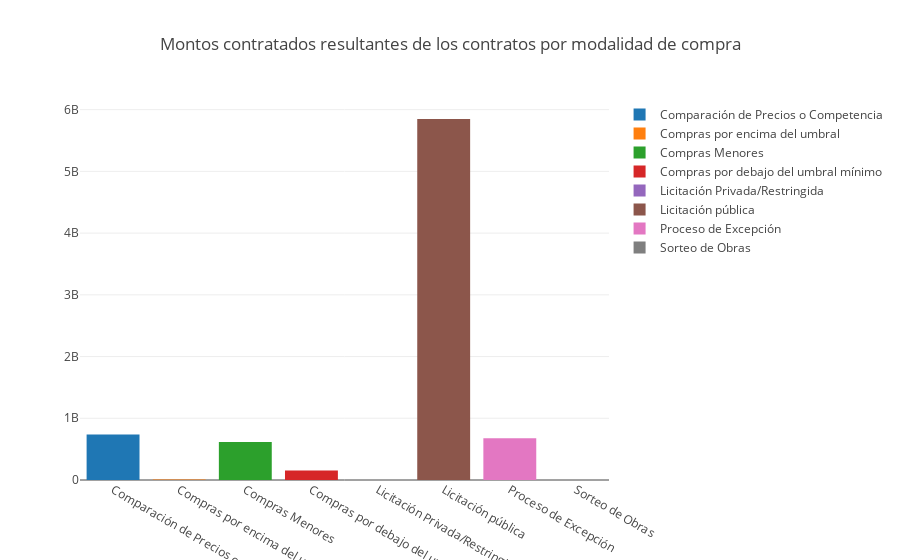

Write notebook code for a chart like this one.
### Code cell
aux = contracts_by_month_mod.loc["Monto", [(m, "") for m in MONTH]]
aux = aux.transpose()
data = [go.Bar(
        x = [mod],
        y = [aux[mod].sum()],
        name = mod
        ) for mod in MOD]
iplot(go.Figure(data, layout=go.Layout(title="Montos contratados resultantes de los contratos por modalidad de compra")))

### Figure 1 — Plotly figure (JSON) as saved in the notebook; plotly's stock layout.template omitted (floating-point values rounded to 4 significant figures)
{"data": [{"name": "Comparación de Precios o Competencia", "type": "bar", "uid": "ba8477e2-a08f-11e8-9986-f48e38a56504", "x": ["Comparación de Precios o Competencia"], "y": [736500000.0]}, {"name": "Compras por encima del umbral", "type": "bar", "uid": "ba8477e3-a08f-11e8-b877-f48e38a56504", "x": ["Compras por encima del umbral"], "y": [9987000.0]}, {"name": "Compras Menores", "type": "bar", "uid": "ba8477e4-a08f-11e8-b0f6-f48e38a56504", "x": ["Compras Menores"], "y": [615600000.0]}, {"name": "Compras por debajo del umbral mínimo", "type": "bar", "uid": "ba8477e5-a08f-11e8-85f2-f48e38a56504", "x": ["Compras por debajo del umbral mínimo"], "y": [154700000.0]}, {"name": "Licitación Privada/Restringida", "type": "bar", "uid": "ba8477e6-a08f-11e8-a992-f48e38a56504", "x": ["Licitación Privada/Restringida"], "y": [0]}, {"name": "Licitación pública", "type": "bar", "uid": "ba8477e7-a08f-11e8-9aa1-f48e38a56504", "x": ["Licitación pública"], "y": [5849000000.0]}, {"name": "Proceso de Excepción", "type": "bar", "uid": "ba8477e8-a08f-11e8-a220-f48e38a56504", "x": ["Proceso de Excepción"], "y": [678300000.0]}, {"name": "Sorteo de Obras", "type": "bar", "uid": "ba8477e9-a08f-11e8-9bb5-f48e38a56504", "x": ["Sorteo de Obras"], "y": [0]}], "layout": {"title": "Montos contratados resultantes de los contratos por modalidad de compra"}}
